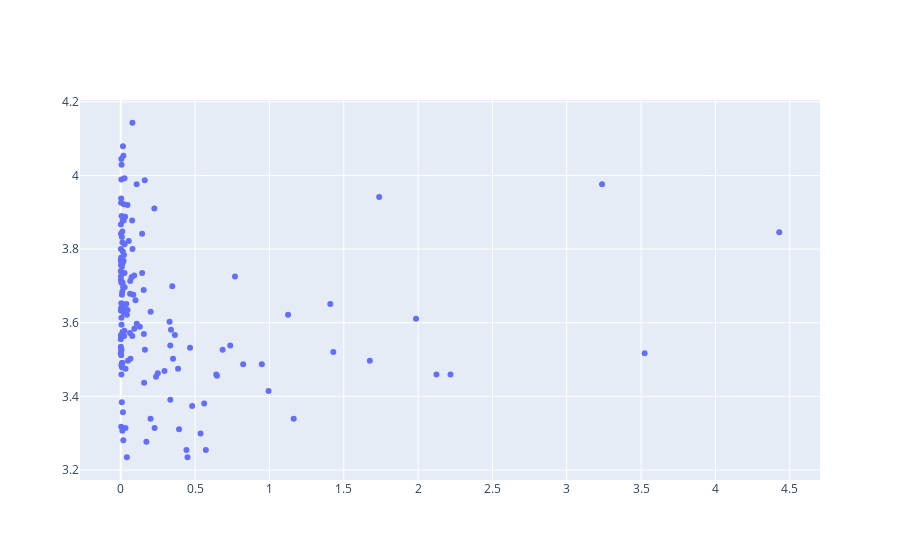

Here is the notebook cell this chart was saved with:
### Code cell
fig = go.Figure()


# Add traces
fig.add_trace(go.Scatter(x=country_bscore[(country_bscore.exposureperperson<5) & (country_bscore.gini_value>20)]['exposureperperson'], 
                         y=np.log(country_bscore[(country_bscore.exposureperperson<5) & (country_bscore.gini_value>20)]['gini_value']),
                    mode='markers',
                    name='markers'))

### Figure 1 — Plotly figure (JSON) as saved in the notebook; plotly's stock layout.template omitted (floating-point values rounded to 4 significant figures; data arrays with more than 128 entries replaced by an {"elided": "..."} marker saying what was removed)
{"data": [{"mode": "markers", "name": "markers", "type": "scatter", "x": {"elided": "148 float values"}, "y": {"elided": "148 float values"}}], "layout": {}}
